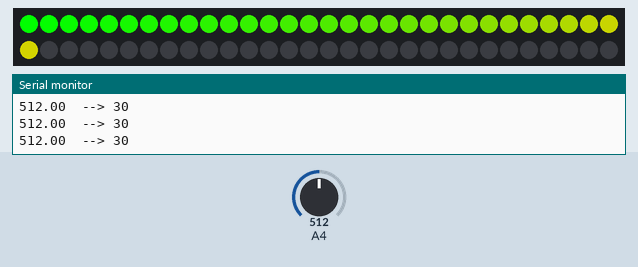
Simulated run of this sketch. Board: Arduino Uno, built with avr-gcc and run on an emulated ATmega328P. Parts: 60 RGB LEDs in strip order, left to right, continuing on the next row, the last lines printed to the serial monitor. The inputs (shaded band) are chosen by the test bench; at power-on: A4 = 512.

Above: at 1.2 s.
1.3 s: A4 set to 716
At 1.9 s:
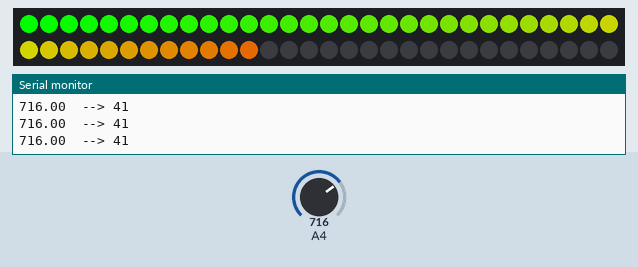
2.8 s: A4 set to 306
At 3.5 s:
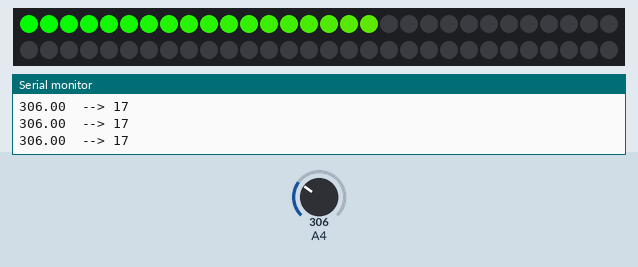
4.3 s: A4 set to 122
At 5.4 s:
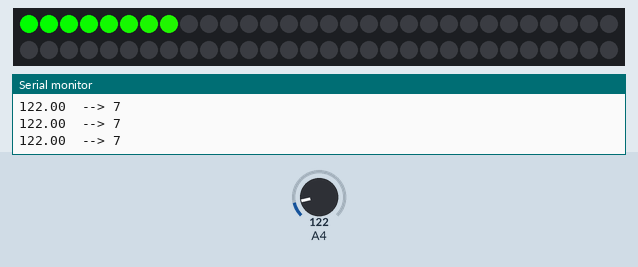
Timing chart, 0 to 7.3 s (numbered marks = the images above; inputs shaded):
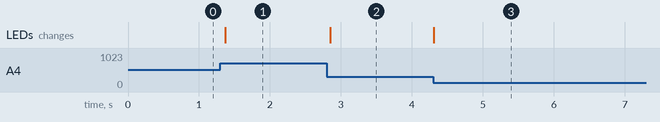

Measured:
- after the input at 1.3 s, the LEDs: change after 0.07 s (image 1)
- after the input at 2.8 s, the LEDs: change after 0.05 s (image 2)
- after the input at 4.3 s, the LEDs: change at once (image 3)

The sketch:

knipperlicht.ino
```cpp
/* LedStripColorTester: Example Arduino sketch that lets you
 * type in a color on a PC and see it on the LED strip.
 *
 * To use this, you will need to plug an Addressable RGB LED
 * strip from Pololu into pin 12.  After uploading the sketch,
 * select "Serial Monitor" from the "Tools" menu.  In the input
 * box, type a color and press enter.
 *
 * The format of the color should be "R,G,B!" where R, G, and B
 * are numbers between 0 and 255 representing the brightnesses
 * of the red, green, and blue components respectively.
 *
 * For example, to get green, you could type:
 *   40,100,0!
 *
 * You can leave off the exclamation point if you change the
 * Serial Monitor's line ending setting to be "Newline" instead
 * of "No line ending".
 *
 * Please note that this sketch only transmits colors to the
 * LED strip after it receives them from the computer, so if
 * the LED strip loses power it will be off until you resend
 * the color.
 */

#include <PololuLedStrip.h>

// Create an ledStrip object and specify the pin it will use.
PololuLedStrip<13> ledStrip;

// Create a buffer for holding the colors (3 bytes per color).
#define LED_COUNT 60           // aantal leds dat gebruikt wordt
#define STEP       2           // helderheid wordt elke keer met STEP procent verhoogd of verlaagd
rgb_color colors[LED_COUNT];

rgb_color   ON     = { 255, 255, 255};
rgb_color   OFF    = {   0,   0,   0};
rgb_color   red    = { 255,   0,   0};
rgb_color   blue   = {   0,   0, 255};
rgb_color   green  = {   0, 255,   0};
rgb_color   yellow = { 255, 255,   0};
int helderheid = 0;
int richting   = 1;

void setup()
{
  Serial.begin(250000);
}

void loop()
{

  kleurDimmer();
  delay(100);

//  helderheid += STEP * richting;
//  if (helderheid > 100) {
//    helderheid = 100;
//    richting *= -1;
//  } else if (helderheid < 0) {
//    helderheid = 0;
//    richting *= -1;
//  }
//  kleurRed(helderheid);
//  kleurBlue(100 - helderheid);
//  int _delay = analogRead(A4) / 6;
//  delay(_delay);
//  Serial.print("delay: ");
//  Serial.println(_delay);

}

void kleurDimmer() {
  float input = analogRead(A4);
  int   leds       = (input * LED_COUNT * 1.0) / 1023.0;

  for (int i = 0; i <= leds; i++) {
    float helderheid = (i * 1.0      ) /   (LED_COUNT * 1.0);
    float r = 255.0 * helderheid;
    float g = 255.0 * (1.0 -  helderheid);
    rgb_color color = {r, g, 0};
    colors[i] = color;
  }
  for (int i = leds + 1; i < LED_COUNT; i++) {
    colors[i] = OFF;
  }
  ledStrip.write(colors,LED_COUNT);

  Serial.print(input);
  Serial.print("\t--> ");
  Serial.println(leds);
}

void dimmer() {
  float input = analogRead(A4);
  int   helderheid = (input * 100.0    ) / 1023.0;
  int   leds       = (input * LED_COUNT) / 1023.0;
  setColor(0       , leds     , 1, ON , 100 - helderheid);
  setColor(leds + 1, LED_COUNT, 1, OFF);
  Serial.print(input);
  Serial.print("\t--> ");
  Serial.println(helderheid);
}

void kleurRed(int helderheid) {
  setColor(0,LED_COUNT,2,red, helderheid);
}

void kleurBlue(int helderheid) {
  setColor(1,LED_COUNT,2,blue, helderheid);
}

void setColor(int start, int stop, int step, rgb_color color, int helderheid) {
  int newRed   = color.red   * 1.0 * helderheid / 100.0;
  int newGreen = color.green * 1.0 * helderheid / 100.0;
  int newBlue  = color.blue  * 1.0 * helderheid / 100.0;
  rgb_color newColor =  {newRed,newGreen,newBlue};
  setColor(start, stop, step, newColor);
}

void setColor(int start, int stop, int step, rgb_color color) {
    for(uint16_t i = start; i <= stop; i+=step)
    {
      colors[i] = color;
    }
    ledStrip.write(colors, LED_COUNT);
}
```
